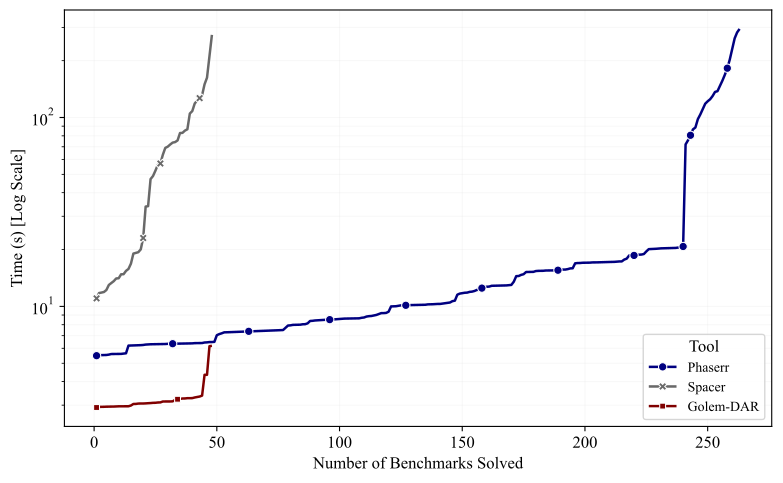

Source code (Python):
#!/usr/bin/env python3

from pathlib import Path
import re

import matplotlib.pyplot as plt
import pandas as pd
import seaborn as sns
from pygments.styles import get_style_by_name


TIMEOUT_SECONDS = 300.0
ROOT_DIR = Path(__file__).resolve().parents[1]

SPACER_NAMES = {"Z3", "Spacer"}
GOLEM_DAR_NAMES = {"Golem", "Golem-DAR"}
ALLOWED_TOOLS = {"Phaserr", "Spacer", "Golem-DAR"}
TOOL_ORDER = ["Phaserr", "Spacer", "Golem-DAR"]
TOOL_PALETTE = {
    "Phaserr": "#000080",
    "Spacer": "#696969",
    "Golem-DAR": "#800000",
}


def get_staroffice_colors():
    style = get_style_by_name("staroffice")
    colors = []

    for style_def in style.styles.values():
        match = re.search(r"#([A-Fa-f0-9]{6}|[A-Fa-f0-9]{3})", style_def)
        if not match:
            continue

        color = match.group(0)
        if len(color) == 4:
            color = "#" + "".join(component * 2 for component in color[1:])

        if color.lower() in {"#000000", "#ffffff", "#f8f8f8", "#f5f5f5"}:
            continue

        if color not in colors:
            colors.append(color)

    return style, colors


def configure_plot_style():
    style, staroffice_colors = get_staroffice_colors()
    plt.rcParams.update(
        {
            "text.usetex": False,
            "font.family": "serif",
            "font.serif": ["Times New Roman"],
            "font.size": 12,
            "axes.titlesize": 14,
            "axes.labelsize": 12,
            "legend.fontsize": 10,
            "figure.figsize": (8, 5),
            "text.color": "black",
            "axes.labelcolor": "black",
            "xtick.color": "black",
            "ytick.color": "black",
            "axes.edgecolor": "black",
            "legend.labelcolor": "black",
            "axes.prop_cycle": plt.cycler("color", staroffice_colors),
            "axes.facecolor": style.background_color or "white",
            "grid.color": "#dddddd",
        }
    )
    return staroffice_colors


def normalize_tool_name(tool):
    tool_name = str(tool)
    if tool_name in SPACER_NAMES:
        return "Spacer"
    if tool_name in GOLEM_DAR_NAMES:
        return "Golem-DAR"
    return tool_name


def get_time_seconds(row):
    try:
        return float(row.get("Time_Seconds", float("nan")))
    except Exception:
        return float("nan")


def has_result_column(row):
    result = row.get("Result")
    return pd.notna(result)


def is_solved(row):
    tool = normalize_tool_name(row.get("Tool", ""))
    time_seconds = get_time_seconds(row)

    if has_result_column(row):
        result_text = str(row.get("Result", "")).lower()
        if tool == "Phaserr":
            return "success" in result_text
        if tool in {"Spacer", "Golem-DAR"}:
            return "sat" in result_text and "unsat" not in result_text

    return pd.notna(time_seconds) and time_seconds <= TIMEOUT_SECONDS


def discover_csv_files(dataset_name, preferred_dir, preferred_patterns, fallback_patterns=None):
    files = []
    for pattern in preferred_patterns:
        files.extend(sorted(preferred_dir.glob(pattern)))

    if files:
        return files

    fallback_patterns = fallback_patterns or []
    for pattern in fallback_patterns:
        files.extend(sorted(ROOT_DIR.glob(pattern)))

    if files:
        print(
            f"No raw {dataset_name} CSV files found in {preferred_dir}. "
            f"Using fallback matches: {', '.join(str(path.relative_to(ROOT_DIR)) for path in files)}"
        )

    return files


def load_dataset(dataset_name, csv_files):
    frames = []
    for csv_file in csv_files:
        frame = pd.read_csv(csv_file)
        frame["Dataset"] = dataset_name
        frame["Source_File"] = csv_file.name
        frame["Instance_ID"] = dataset_name + "::" + frame["Filename"].astype(str)
        frames.append(frame)

    if not frames:
        raise ValueError(f"No CSV files were loaded for dataset {dataset_name}.")

    dataset_df = pd.concat(frames, ignore_index=True)
    dataset_df["Tool"] = dataset_df["Tool"].apply(normalize_tool_name)
    dataset_df = dataset_df[dataset_df["Tool"].isin(ALLOWED_TOOLS)].copy()
    dataset_df["is_solved"] = dataset_df.apply(is_solved, axis=1)
    dataset_df["Time_Seconds"] = pd.to_numeric(dataset_df["Time_Seconds"], errors="coerce")
    return dataset_df


def build_cactus_data(df):
    solved_df = df[df["is_solved"]].copy()
    solved_df = solved_df.dropna(subset=["Time_Seconds"])

    cactus_frames = []
    grouped = solved_df.groupby(["Tool"], sort=True)

    for tool_name, tool_df in grouped:
        ranked = tool_df.sort_values(by="Time_Seconds").copy()
        ranked["Solved_Count"] = range(1, len(ranked) + 1)
        cactus_frames.append(ranked)

    if not cactus_frames:
        raise ValueError("No solved rows were found for the requested datasets.")

    return pd.concat(cactus_frames, ignore_index=True)


def main():
    b04_dir = ROOT_DIR / "b04_results"
    b07_dir = ROOT_DIR / "b07_results"

    b04_files = discover_csv_files(
        dataset_name="b04",
        preferred_dir=b04_dir,
        preferred_patterns=["b04_phaserr.csv", "b04_other_*.csv"],
    )
    b07_files = discover_csv_files(
        dataset_name="b07",
        preferred_dir=b07_dir,
        preferred_patterns=["b07*.csv"],
        fallback_patterns=["**/b07*.csv"],
    )

    if not b04_files:
        raise FileNotFoundError(f"No b04 CSV files found under {b04_dir}.")
    if not b07_files:
        raise FileNotFoundError(
            f"No b07 CSV files found under {b07_dir} or anywhere below {ROOT_DIR}."
        )

    combined_df = pd.concat(
        [
            load_dataset("b04", b04_files),
            load_dataset("b07", b07_files),
        ],
        ignore_index=True,
    )
    plot_data = build_cactus_data(combined_df)

    configure_plot_style()

    plot_data["Tool"] = pd.Categorical(plot_data["Tool"], categories=TOOL_ORDER, ordered=True)
    dashes = {tool: (1, 0) for tool in TOOL_ORDER}

    _, ax = plt.subplots()
    sns.lineplot(
        data=plot_data,
        x="Solved_Count",
        y="Time_Seconds",
        hue="Tool",
        style="Tool",
        hue_order=TOOL_ORDER,
        style_order=TOOL_ORDER,
        palette=TOOL_PALETTE,
        markers=True,
        dashes=dashes,
        markevery=0.1,
        linewidth=1.8,
        ax=ax,
    )

    ax.set_yscale("log")
    ax.set_xlabel("Number of Benchmarks Solved")
    ax.set_ylabel("Time (s) [Log Scale]")
    #ax.set_title("Cactus Plot for Combined b04 and b07")
    ax.grid(True, which="both", ls="-", alpha=0.2)
    ax.legend(title="Tool", loc="lower right", frameon=True)

    output_path = ROOT_DIR / "analysis" / "cactus_b04_b07.pdf"
    plt.tight_layout()
    plt.savefig(output_path, format="pdf", bbox_inches="tight")

    print("Loaded b04 files:")
    for csv_file in b04_files:
        print(f"  - {csv_file.relative_to(ROOT_DIR)}")

    print("Loaded b07 files:")
    for csv_file in b07_files:
        print(f"  - {csv_file.relative_to(ROOT_DIR)}")

    summary = (
        plot_data.groupby(["Tool"])["Instance_ID"]
        .nunique()
        .reset_index(name="Solved")
        .sort_values(["Tool"])
    )
    print("\nSolved benchmark counts used in the plot:")
    print(summary.to_string(index=False))
    print(f"\nSaved cactus plot to {output_path}")


if __name__ == "__main__":
    main()
